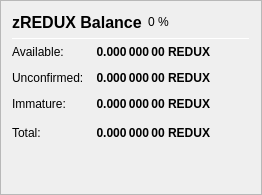
                   <widget class="QFrame" name="frame_ZerocoinBalances">
                    <property name="frameShape">
                     <enum>QFrame::StyledPanel</enum>
                    </property>
                    <property name="frameShadow">
                     <enum>QFrame::Raised</enum>
                    </property>
                    <layout class="QVBoxLayout" name="verticalLayout_7">
                     <item>
                      <layout class="QHBoxLayout" name="horizontalLayout_8" stretch="0,0,0">
                       <item>
                        <widget class="QLabel" name="label_5z_3">
                         <property name="minimumSize">
                          <size>
                           <width>0</width>
                           <height>20</height>
                          </size>
                         </property>
                         <property name="font">
                          <font>
                           <pointsize>12</pointsize>
                           <weight>75</weight>
                           <bold>true</bold>
                          </font>
                         </property>
                         <property name="text">
                          <string>zREDUX Balance</string>
                         </property>
                        </widget>
                       </item>
                       <item>
                        <widget class="QLabel" name="labelzREDUXPercent">
                         <property name="text">
                          <string notr="true">0 %</string>
                         </property>
                        </widget>
                       </item>
                       <item>
                        <spacer name="horizontalSpacer_11">
                         <property name="orientation">
                          <enum>Qt::Horizontal</enum>
                         </property>
                         <property name="sizeHint" stdset="0">
                          <size>
                           <width>40</width>
                           <height>20</height>
                          </size>
                         </property>
                        </spacer>
                       </item>
                      </layout>
                     </item>
                     <item>
                      <widget class="Line" name="line_ZerocoinBalance">
                       <property name="minimumSize">
                        <size>
                         <width>0</width>
                         <height>1</height>
                        </size>
                       </property>
                       <property name="maximumSize">
                        <size>
                         <width>16777215</width>
                         <height>1</height>
                        </size>
                       </property>
                       <property name="orientation">
                        <enum>Qt::Horizontal</enum>
                       </property>
                      </widget>
                     </item>
                     <item>
                      <layout class="QGridLayout" name="gridLayout_5">
                       <property name="spacing">
                        <number>12</number>
                       </property>
                       <item row="1" column="0">
                        <widget class="QLabel" name="labelzBalanceMatureText">
                         <property name="toolTip">
                          <string>Mature: more than 20 confirmation and more than 1 mint of the same denomination after it was minted.
These zREDUX are spendable.</string>
                         </property>
                         <property name="text">
                          <string>Available:</string>
                         </property>
                        </widget>
                       </item>
                       <item row="1" column="1">
                        <widget class="QLabel" name="labelzBalanceMature">
                         <property name="font">
                          <font>
                           <weight>75</weight>
                           <bold>true</bold>
                          </font>
                         </property>
                         <property name="toolTip">
                          <string>Mature: more than 20 confirmation and more than 1 mint of the same denomination after it was minted.
These zREDUX are spendable.</string>
                         </property>
                         <property name="text">
                          <string notr="true">0.000 000 00 REDUX</string>
                         </property>
                         <property name="alignment">
                          <set>Qt::AlignRight|Qt::AlignTrailing|Qt::AlignVCenter</set>
                         </property>
                        </widget>
                       </item>
                       <item row="2" column="0">
                        <widget class="QLabel" name="labelzBalanceUnconfirmedText">
                         <property name="toolTip">
                          <string>Unconfirmed: less than 20 confirmations
Immature: confirmed, but less than 1 mint of the same denomination after it was minted</string>
                         </property>
                         <property name="text">
                          <string>Unconfirmed:</string>
                         </property>
                        </widget>
                       </item>
                       <item row="2" column="1">
                        <widget class="QLabel" name="labelzBalanceUnconfirmed">
                         <property name="font">
                          <font>
                           <weight>75</weight>
                           <bold>true</bold>
                          </font>
                         </property>
                         <property name="toolTip">
                          <string>Unconfirmed: less than 20 confirmations
Immature: confirmed, but less than 1 mint of the same denomination after it was minted</string>
                         </property>
                         <property name="text">
                          <string notr="true">0.000 000 00 REDUX</string>
                         </property>
                         <property name="alignment">
                          <set>Qt::AlignRight|Qt::AlignTrailing|Qt::AlignVCenter</set>
                         </property>
                        </widget>
                       </item>
                       <item row="3" column="0">
                        <widget class="QLabel" name="labelzBalanceImmatureText">
                         <property name="toolTip">
                          <string>Unconfirmed: less than 20 confirmations
Immature: confirmed, but less than 1 mint of the same denomination after it was minted</string>
                         </property>
                         <property name="text">
                          <string>Immature:</string>
                         </property>
                        </widget>
                       </item>
                       <item row="3" column="1">
                        <widget class="QLabel" name="labelzBalanceImmature">
                         <property name="font">
                          <font>
                           <weight>75</weight>
                           <bold>true</bold>
                          </font>
                         </property>
                         <property name="toolTip">
                          <string>Unconfirmed: less than 20 confirmations
Immature: confirmed, but less than 1 mint of the same denomination after it was minted</string>
                         </property>
                         <property name="text">
                          <string notr="true">0.000 000 00 REDUX</string>
                         </property>
                         <property name="alignment">
                          <set>Qt::AlignRight|Qt::AlignTrailing|Qt::AlignVCenter</set>
                         </property>
                        </widget>
                       </item>
                       <item row="4" column="0">
                        <widget class="QLabel" name="labelzBalanceText">
                         <property name="toolTip">
                          <string>Your current zREDUX balance, unconfirmed and immature zREDUX included.</string>
                         </property>
                         <property name="text">
                          <string>Total:</string>
                         </property>
                        </widget>
                       </item>
                       <item row="4" column="1">
                        <widget class="QLabel" name="labelzBalance">
                         <property name="font">
                          <font>
                           <weight>75</weight>
                           <bold>true</bold>
                          </font>
                         </property>
                         <property name="cursor">
                          <cursorShape>IBeamCursor</cursorShape>
                         </property>
                         <property name="toolTip">
                          <string>Your current zREDUX balance, unconfirmed and immature zREDUX included.</string>
                         </property>
                         <property name="text">
                          <string notr="true">0.000 000 00 REDUX</string>
                         </property>
                         <property name="alignment">
                          <set>Qt::AlignRight|Qt::AlignTrailing|Qt::AlignVCenter</set>
                         </property>
                         <property name="textInteractionFlags">
                          <set>Qt::LinksAccessibleByMouse|Qt::TextSelectableByKeyboard|Qt::TextSelectableByMouse</set>
                         </property>
                        </widget>
                       </item>
                       <item row="4" column="2">
                        <spacer name="horizontalSpacer_4">
                         <property name="orientation">
                          <enum>Qt::Horizontal</enum>
                         </property>
                         <property name="sizeHint" stdset="0">
                          <size>
                           <width>40</width>
                           <height>20</height>
                          </size>
                         </property>
                        </spacer>
                       </item>
                      </layout>
                     </item>
                     <item>
                      <spacer name="verticalSpacer_4">
                       <property name="orientation">
                        <enum>Qt::Vertical</enum>
                       </property>
                       <property name="sizeHint" stdset="0">
                        <size>
                         <width>20</width>
                         <height>40</height>
                        </size>
                       </property>
                      </spacer>
                     </item>
                    </layout>
                   </widget>
